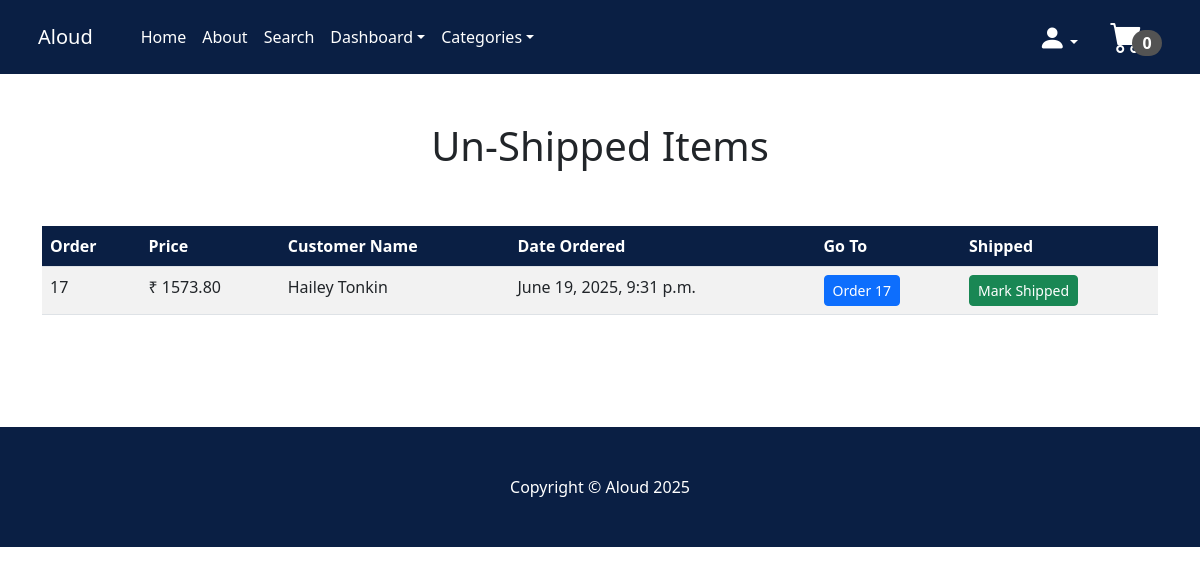
Before: /not_shipped_dash (signed in) with the older database file.
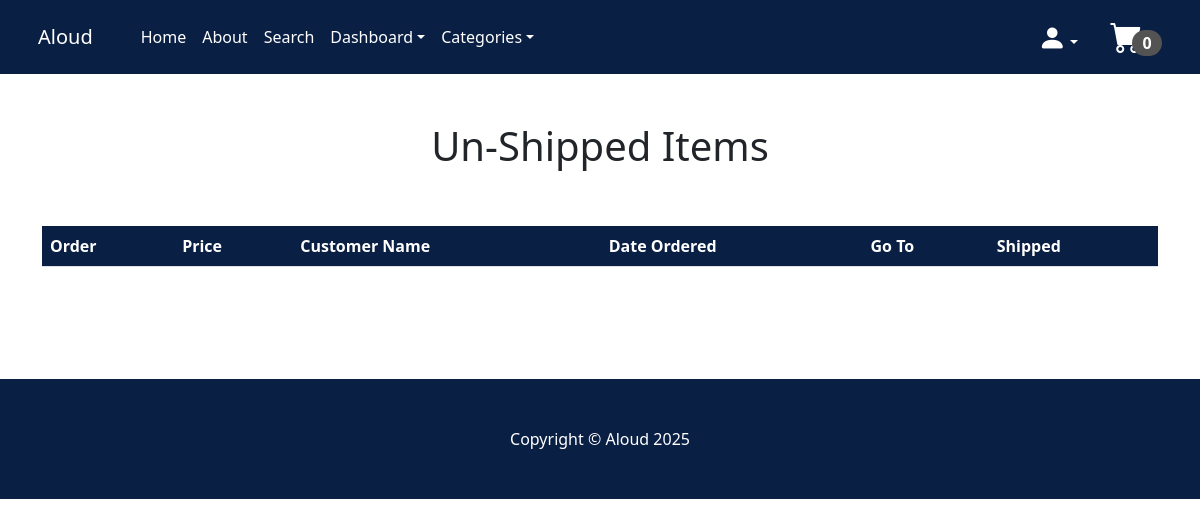
After: the same page with the newer database file.
### payment/models.py (models this page shows, shortened)
class Order(models.Model):
    user = models.ForeignKey(User, on_delete=models.CASCADE, null=True, blank=True)
    full_name=models.CharField(max_length=300)
    email=models.EmailField(max_length=250)
    phone=models.CharField(max_length=20)
    shipping_address=models.TextField(max_length=10000)
    amount_paid=models.DecimalField(max_digits=10, decimal_places=2)
    date_ordered=models.DateTimeField(auto_now_add=True)
    shipped = models.BooleanField(default=False)
    date_shipped = models.DateTimeField(blank=True, null=True)

### store/views.py (the view, shortened to what this page needs)
# urls.py: path('not_shipped_dash', views.not_shipped_dash, name = 'not_shipped_dash'),    #To view unshipped items in the dashboard
def not_shipped_dash(request):
    if request.user.is_authenticated and request.user.is_superuser:
        orders = Order.objects.filter(shipped=False)
        return render(request, "not_shipped_dash.html", {"orders": orders})
    else:
        messages.success(request, 'Access denied to this page')
        return redirect('home')

### cart/cart.py (called while the page is built)
    def __len__(self):
        return sum(self.cart.values())

### cart/context_processors.py (called while the page is built)
def cart(request):
    return{'cart':Cart(request)}

### store/context_processors.py (called while the page is built)
def categories_processor(request):
    return {
        'categories': Category.objects.all()
    }

### store/models.py (called while the page is built)
    def __str__(self):
        return self.name

### store/templates/not_shipped_dash.html (shortened to what this page needs)
{% extends 'base.html' %}
{% block content %}
    <div class="container">
        <div class="row">
            <center>
                <div class="col-12">
<br/><br/>
<h1>Un-Shipped Items</h1>
<br/><br/>
<div>
    <table class="table table table-striped table-hover">
  <thead style="background-color: #0a1f44;">
    <tr style="color: white;">
      <th scope="col">Order</th>
      <th scope="col">Price</th>
      <th scope="col">Customer Name</th>
      <th scope="col">Date Ordered</th>
      <th scope="col">Go To</th>
      <th scope="col">Shipped</th>
    </tr>
  </thead>
  <tbody>
    {% for item in orders %}
    <tr>
      <td>{{item.id}}</td>
      <td>₹ {{item.amount_paid}}</td>
      <td>{{item.full_name}}</td>
      <td>{{item.date_ordered}}</td>
      <td><a href="{% url 'orders' item.id %}" class="btn btn-primary btn-sm">Order {{item.id}}</a></td>
      <td>
        <form method="POST">
            <button type="submit" class="btn btn-success btn-sm">Mark Shipped</button>
        </form>
      </td>
    </tr>
    {% endfor %}
  </tbody>
</table>
<br/><br/><br/><br/>
</div>
                </div>
            </center>
        </div>
    </div>
{% endblock %}

Changed rows visible on the page:
removed Order: id "17", amount_paid "1573.80", full_name "Hailey Tonkin", date_ordered "June 19, 2025, 9:31 p.m."
